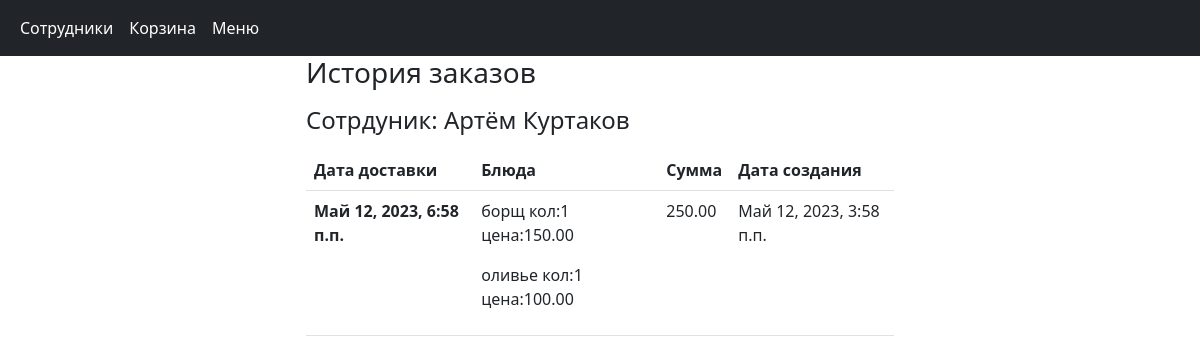
Screenshot of /histore_order/2/ with the database file from the repository.
### meals/models.py (models this page shows, shortened)
class Worker(models.Model):
    name = models.CharField(max_length=100, verbose_name="Имя")
    last_name = models.CharField(max_length=100, verbose_name="Фамилия")
    created_at = models.DateTimeField(auto_now_add=True, verbose_name="Время создания")
    update_at = models.DateTimeField(auto_now=True, verbose_name="Время обновления")
    class Meta:
        verbose_name = 'Сотрудник'
        verbose_name_plural = 'сотрудники'

class Order(models.Model):
    worker = models.ForeignKey('Worker', on_delete=models.PROTECT, null=True, verbose_name="Сотрудник")
    delivery = models.DateTimeField(verbose_name="Дата доставки")
    total_prise = models.DecimalField(max_digits=10, decimal_places=2, default=0, verbose_name="Итоговая цена")
    created_at = models.DateTimeField(auto_now_add=True, verbose_name="Время создания")
    update_at = models.DateTimeField(auto_now=True, verbose_name="Время обновления")
    class Meta:
        verbose_name = 'заказ'
        verbose_name_plural = 'заказы'

class ProductInOrder(models.Model):
    order = models.ForeignKey('Order', on_delete=models.CASCADE, null=True, verbose_name="Сотрудник")
    product = models.ForeignKey('Product', on_delete=models.CASCADE, null=True, verbose_name="Блюдо")
    num = models.IntegerField(default=1)
    prise_per_item = models.DecimalField(max_digits=10, decimal_places=2, default=0, verbose_name="цена за шт.")
    total_prise = models.DecimalField(max_digits=10, decimal_places=2, default=0, verbose_name="Итоговая цена")
    created_at = models.DateTimeField(auto_now_add=True, verbose_name="Время создания")
    update_at = models.DateTimeField(auto_now=True, verbose_name="Время обновления")
    class Meta:
        verbose_name = 'содержение закза'
        verbose_name_plural = 'содержание заказов'

class Product(models.Model):
    name = models.CharField(max_length=100, verbose_name="Название")
    description = models.TextField(max_length=400, verbose_name="Описание")
    prise = models.DecimalField(max_digits=10, decimal_places=2, default=0, verbose_name="цена")
    created_at = models.DateTimeField(auto_now_add=True, verbose_name="Время создания")
    update_at = models.DateTimeField(auto_now=True, verbose_name="Время обновления")
    class Meta:
        verbose_name = 'Блюдо'
        verbose_name_plural = 'блюда'

### meals/views.py (the view)
# urls.py: path('histore_order/<int:worker_id>/', histore_order, name='histore_order'),
def histore_order(request, worker_id):
    worker = Worker.objects.get(id=worker_id)
    orders = worker.order_set.all()
    context = {
        'worker': worker,
        'orders': orders,
    }
    return render(request, 'meals/histore_order.html', context=context)

### meals/templates/meals/histore_order.html (shortened to what this page needs)
{% extends 'meals/base.html' %}
{% block content %}
    <h3 class="mb-3">История заказов</h3>
    <h4 class="mb-3">Сотрдуник: {{ worker.name }} {{ worker.last_name }}</h4>
    <table class="table">
        <thead>
            <tr>
                <th scope="col">Дата доставки</th>
                <th scope="col">Блюда</th>
                <th scope="col">Сумма</th>
                <th scope="col">Дата создания</th>
            </tr>
        </thead>
        <tbody>
            {% for order in orders %}
                <tr>
                    <th scope="row">{{ order.delivery }}</th>
                    <td>
                        {% for p in order.productinorder_set.all %}
                            <p>{{ p.product.name }} кол:{{ p.num }} цена:{{ p.product.prise }}</p>
                        {% endfor %}
                    </td>
                    <td>{{ order.total_prise }}</td>
                    <td>{{ order.created_at }}</td>
                </tr>
            {% endfor %}
        </tbody>
    </table>
{% endblock %}

### rows the page displays
Worker: name "Артём", last_name "Куртаков"
Order: delivery "Май 12, 2023, 6:58 п.п.", total_prise "250.00", created_at "Май 12, 2023, 3:58 п.п."
ProductInOrder: product.name "борщ", num "1", product.prise "150.00"
ProductInOrder: product.name "оливье", num "1", product.prise "100.00"
